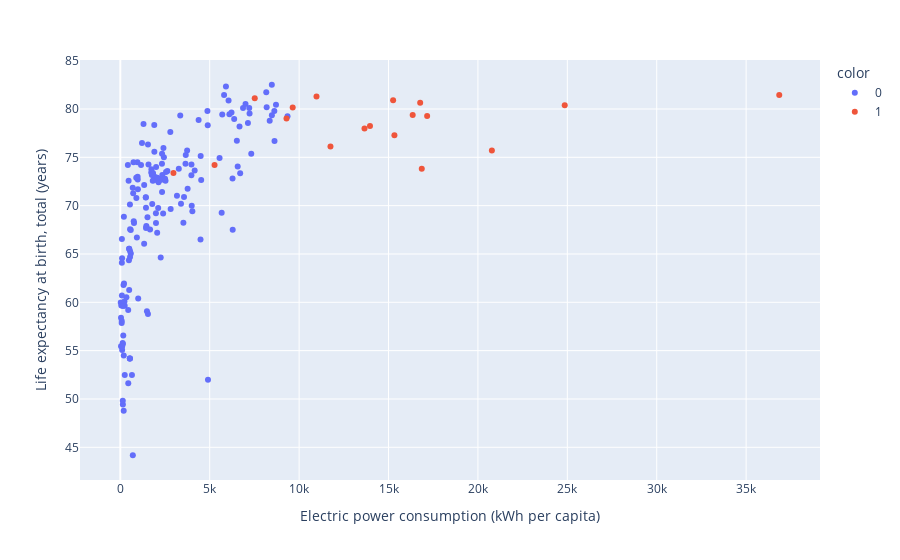

The code cell stored with this chart in its notebook:
### Code cell
fig = px.scatter(curr_data,
                 x="Electric power consumption (kWh per capita)",
                 y="Life expectancy at birth, total (years)",
                 color=abod_outlier_yn,
                 hover_name="Country Name"
                )

fig.show()

### Figure 1 — Plotly figure (JSON) as saved in the notebook; plotly's stock layout.template omitted (floating-point values rounded to 4 significant figures; data arrays with more than 128 entries replaced by an {"elided": "..."} marker saying what was removed)
{"data": [{"hovertemplate": "<b>%{hovertext}</b><br><br>color=0<br>Electric power consumption (kWh per capita)=%{x}<br>Life expectancy at birth, total (years)=%{y}<extra></extra>", "hovertext": {"elided": "162 str values"}, "legendgroup": "0", "marker": {"color": "#636efa", "symbol": "circle"}, "mode": "markers", "name": "0", "orientation": "v", "showlegend": true, "type": "scatter", "x": {"elided": "162 float values"}, "xaxis": "x", "y": {"elided": "162 float values"}, "yaxis": "y"}, {"hovertemplate": "<b>%{hovertext}</b><br><br>color=1<br>Electric power consumption (kWh per capita)=%{x}<br>Life expectancy at birth, total (years)=%{y}<extra></extra>", "hovertext": ["Australia", "Bahrain", "Canada", "Finland", "France", "Iceland", "Kuwait", "Luxembourg", "New Zealand", "North America", "Norway", "Post-demographic dividend", "Qatar", "Slovak Republic", "Sweden", "United Arab Emirates", "United States", "Venezuela, RB"], "legendgroup": "1", "marker": {"color": "#EF553B", "symbol": "circle"}, "mode": "markers", "name": "1", "orientation": "v", "showlegend": true, "type": "scatter", "x": [10970.0, 20780.0, 16770.0, 17160.0, 7519.0, 36850.0, 16860.0, 16350.0, 9641.0, 13960.0, 24860.0, 9295.0, 15330.0, 5272.0, 15260.0, 11750.0, 13660.0, 2973.0], "xaxis": "x", "y": [81.29, 75.71, 80.63, 79.26, 81.11, 81.45, 73.81, 79.38, 80.15, 78.25, 80.4, 79.03, 77.29, 74.21, 80.9, 76.11, 77.99, 73.39], "yaxis": "y"}], "layout": {"legend": {"title": {"text": "color"}, "tracegroupgap": 0}, "margin": {"t": 60}, "xaxis": {"anchor": "y", "domain": [0, 1], "title": {"text": "Electric power consumption (kWh per capita)"}}, "yaxis": {"anchor": "x", "domain": [0, 1], "title": {"text": "Life expectancy at birth, total (years)"}}}}
